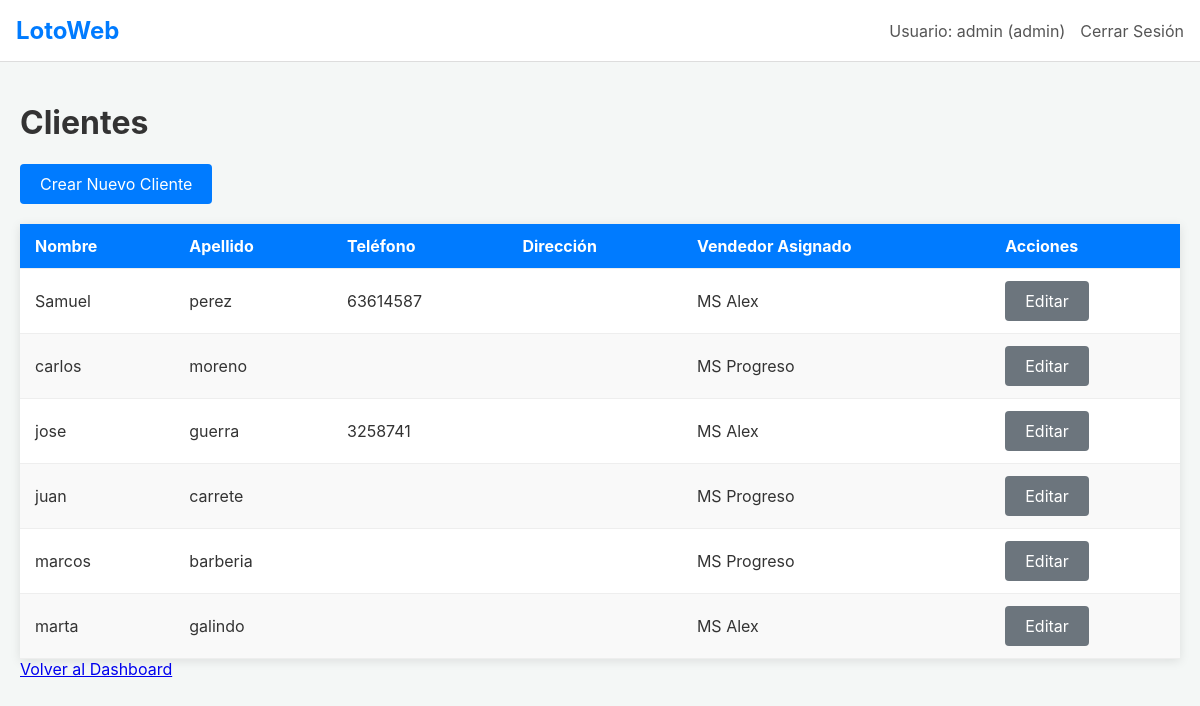
The page /clients (signed in) on the database its author committed.
### tables this page shows
CREATE TABLE clients (
    id INTEGER PRIMARY KEY AUTOINCREMENT,
    name TEXT NOT NULL,
    last_name TEXT,
    phone TEXT,
    address TEXT,
    seller_id INTEGER NOT NULL,
    join_date TIMESTAMP NOT NULL DEFAULT CURRENT_TIMESTAMP,
    FOREIGN KEY (seller_id) REFERENCES users (id)
);

CREATE TABLE users (
    id INTEGER PRIMARY KEY AUTOINCREMENT,
    username TEXT UNIQUE NOT NULL,
    password TEXT NOT NULL,
    role TEXT NOT NULL, -- 'admin' or 'seller'
    name TEXT,
    phone TEXT,
    province TEXT,
    commission_percentage REAL,
    join_date TIMESTAMP NOT NULL DEFAULT CURRENT_TIMESTAMP
);

### app.py (the view)
@app.route('/clients')
@login_required
def list_clients():
    conn = get_db_connection()
    if session['user_role'] == 'admin':
        clients = conn.execute('''
            SELECT c.id, c.name, c.last_name, c.phone, c.address, u.name as seller_name
            FROM clients c JOIN users u ON c.seller_id = u.id
            ORDER BY c.name
        ''').fetchall()
    else: # Seller
        seller_id = session['user_id']
        clients = conn.execute('SELECT * FROM clients WHERE seller_id = ? ORDER BY name', (seller_id,)).fetchall()
    conn.close()
    return render_template('clients.html', clients=clients)

### app.py (called while the page is built)
def login_required(f):
    @wraps(f)
    def decorated_function(*args, **kwargs):
        if 'user_id' not in session:
            return redirect(url_for('login'))
        return f(*args, **kwargs)
    return decorated_function

### database.py (called while the page is built)
def get_db_connection():
    if 'DATABASE_URL' in os.environ:
        conn = psycopg2.connect(os.environ['DATABASE_URL'])
    else:
        conn = sqlite3.connect('lottery.db')
        conn.row_factory = sqlite3.Row
    return conn

### templates/clients.html (shortened to what this page needs)
{% extends 'layout.html' %}
{% block content %}
<div class="header-bar">
    <h1>Clientes</h1>
    <a href="{{ url_for('create_client') }}" class="btn">Crear Nuevo Cliente</a>
</div>
<table>
    <thead>
        <tr>
            <th>Nombre</th>
            <th>Apellido</th>
            <th>Teléfono</th>
            <th>Dirección</th>
            {% if session['user_role'] == 'admin' %}
            <th>Vendedor Asignado</th>
            {% endif %}
            <th>Acciones</th>
        </tr>
    </thead>
    <tbody>
        {% for client in clients %}
        <tr>
            <td>{{ client['name'] }}</td>
            <td>{{ client['last_name'] }}</td>
            <td>{{ client['phone'] }}</td>
            <td>{{ client['address'] }}</td>
            {% if session['user_role'] == 'admin' %}
            <td>{{ client['seller_name'] }}</td>
            {% endif %}
            <td>
                <a href="{{ url_for('edit_client', client_id=client['id']) }}" class="btn btn-secondary">Editar</a>
            </td>
        </tr>
        {% else %}
        <tr>
            <td colspan="{{ 6 if session['user_role'] == 'admin' else 5 }}">No hay clientes registrados.</td>
        </tr>
        {% endfor %}
    </tbody>
</table>
{% if session['user_role'] == 'admin' %}
<a href="{{ url_for('admin_dashboard') }}" class="btn-back">Volver al Dashboard</a>
{% else %}
<a href="{{ url_for('seller_dashboard') }}" class="btn-back">Volver al Dashboard</a>
{% endif %}
{% endblock %}

### static/style.css (style rules this page uses)
body { font-family: -apple-system, BlinkMacSystemFont, "Segoe UI", Roboto, "Helvetica Neue", Arial, sans-serif; margin: 0; background-color: #f4f7f6; color: #333; }
.btn { display: inline-block; background-color: #007bff; color: #fff; padding: 10px 20px; border: none; border-radius: 4px; cursor: pointer; text-decoration: none; font-size: 1rem; text-align: center; }
.btn-secondary { background-color: #6c757d; }
table { width: 100%; border-collapse: collapse; margin-top: 20px; background: #fff; box-shadow: 0 2px 10px rgba(0,0,0,0.1); }
tr { border-bottom: 1px solid #eee; }
th, td { text-align: left; padding: 12px 15px; }
thead { background-color: #007bff; color: #fff; }
tbody tr:nth-child(even) { background-color: #f9f9f9; }

### rows shown on the page
clients: name "Samuel", last_name "perez", phone "63614587", seller_name "MS Alex"
clients: name "carlos", last_name "moreno", seller_name "MS Progreso"
clients: name "jose", last_name "guerra", phone "3258741", seller_name "MS Alex"
clients: name "juan", last_name "carrete", seller_name "MS Progreso"
clients: name "marcos", last_name "barberia", seller_name "MS Progreso"
clients: name "marta", last_name "galindo", seller_name "MS Alex"

### other values the page prints
{{ session['username'] }} "admin"
{{ session['user_role'] }} "admin"
